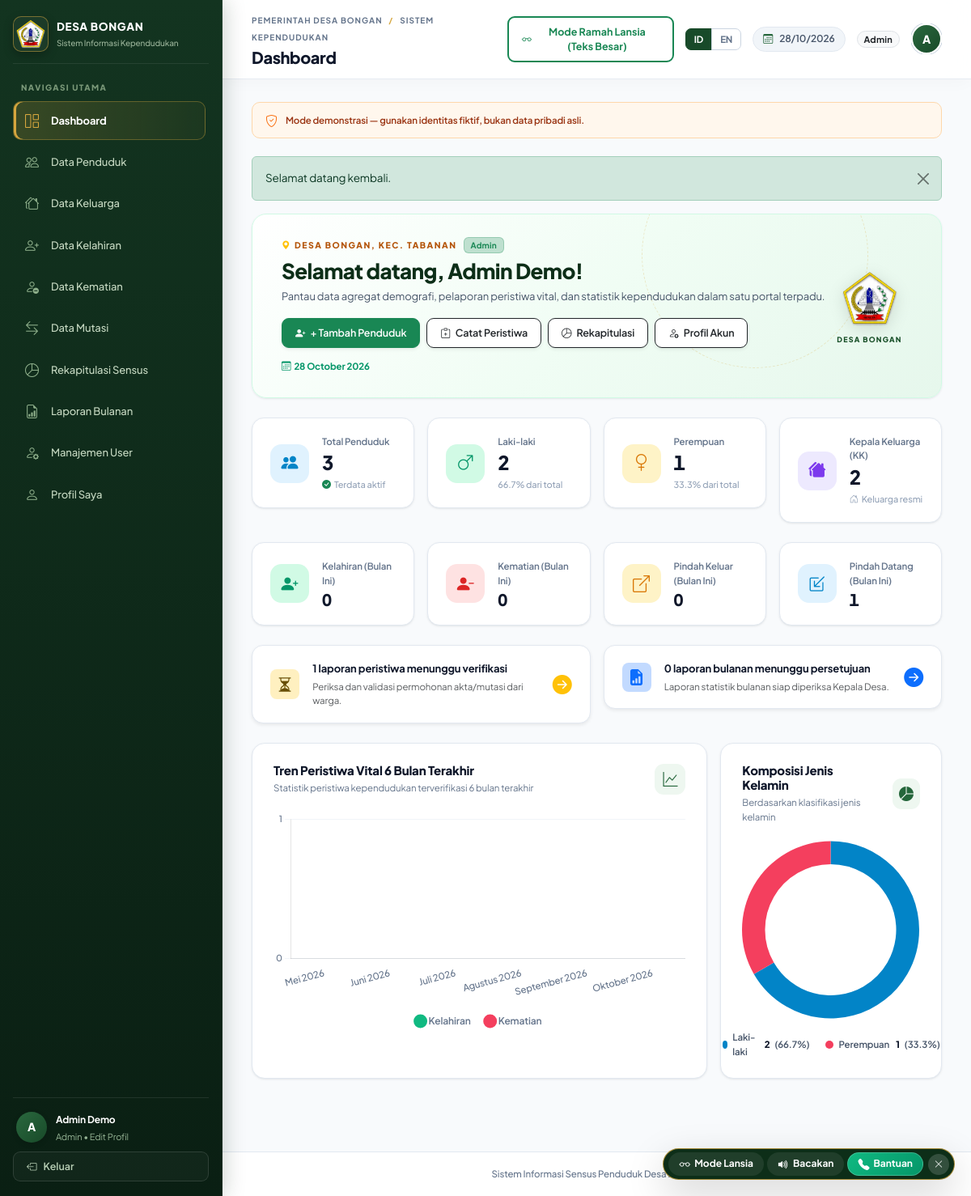
Page /index.php?page=dashboard (signed in) on the committed database.
### tables this page shows
CREATE TABLE IF NOT EXISTS users (
    id BIGINT UNSIGNED NOT NULL AUTO_INCREMENT,
    full_name VARCHAR(150) NOT NULL,
    username VARCHAR(80) NOT NULL,
    password_hash VARCHAR(255) NOT NULL,
    role ENUM('admin', 'kepala_desa', 'penduduk') NOT NULL,
    approval_status ENUM('pending', 'approved') NOT NULL DEFAULT 'approved',
    resident_id BIGINT UNSIGNED NULL,
    is_active TINYINT(1) NOT NULL DEFAULT 1,
    created_at TIMESTAMP NOT NULL DEFAULT CURRENT_TIMESTAMP,
    updated_at TIMESTAMP NOT NULL DEFAULT CURRENT_TIMESTAMP ON UPDATE CURRENT_TIMESTAMP,
    PRIMARY KEY (id),
    UNIQUE KEY uq_users_username (username),
    UNIQUE KEY uq_users_resident (resident_id),
    KEY idx_users_role_active_approval (role, is_active, approval_status),
    CONSTRAINT fk_users_resident FOREIGN KEY (resident_id)
        REFERENCES residents (id) ON DELETE SET NULL ON UPDATE CASCADE
);

### dashboard.php (the view, shortened to what the rows shown need)
<?php
$male = (int) $pdo->query('SELECT COUNT(*) FROM residents WHERE population_status="active" AND gender="Laki-laki"')->fetchColumn();
$female = (int) $pdo->query('SELECT COUNT(*) FROM residents WHERE population_status="active" AND gender="Perempuan"')->fetchColumn();
$chartLabels = [];
$birthChart = [];
$deathChart = [];
$monthly = $pdo->prepare('SELECT event_type, COUNT(*) AS total FROM population_events WHERE status="verified" AND event_type IN ("birth", "death") AND event_date >= ? AND event_date < ? GROUP BY event_type');
for ($offset = 5; $offset >= 0; $offset--) {
    $month = (new DateTimeImmutable('first day of this month'))->modify("-{$offset} months");
    $start = $month->format('Y-m-d');
    $end = $month->modify('+1 month')->format('Y-m-d');
    $monthly->execute([$start, $end]);
    $counts = array_column($monthly->fetchAll(), 'total', 'event_type');
    $chartLabels[] = month_name((int) $month->format('n')) . ' ' . $month->format('Y');
    $birthChart[] = (int) ($counts['birth'] ?? 0);
    $deathChart[] = (int) ($counts['death'] ?? 0);
}
?>
<div class="welcome-panel">
    <div class="welcome-copy">
        <div class="d-flex align-items-center gap-2 mb-1">
            <span class="eyebrow"><i class="bi bi-geo-alt-fill text-warning me-1"></i>DESA BONGAN, KEC. TABANAN</span>
            <span class="badge bg-success bg-opacity-25 text-success border border-success border-opacity-25 py-1 px-2" style="font-size: 10px;">
                <?= h(role_label($user['role'])) ?>
            </span>
        </div>
        <h2><?= h(__('dashboard.welcome')) ?>, <?= h($user['full_name']) ?>!</h2>
        <p><?= h(__('dashboard.subtitle')) ?></p>
        <div class="welcome-actions mt-3 d-flex flex-wrap gap-2">
            <?php if ($user['role'] === 'admin'): ?>
                <a href="index.php?page=residents#resident-form" class="btn btn-sm btn-success shadow-sm">
                </a>
                <a href="index.php?page=events&type=birth" class="btn btn-sm btn-outline-dark bg-white shadow-sm">
                </a>
                <a href="index.php?page=recap" class="btn btn-sm btn-outline-dark bg-white shadow-sm">
                </a>
                <a href="index.php?page=profile" class="btn btn-sm btn-outline-dark bg-white shadow-sm">
                </a>
            <?php endif; ?>
        </div>
        <span class="welcome-date"><i class="bi bi-calendar3 me-1"></i><?= h((new DateTimeImmutable())->format(current_lang() === 'en' ? 'M d, Y' : 'd F Y')) ?></span>
    </div>
</div>
<script>
window.sensusCharts = <?= json_encode([
    'labels' => $chartLabels,
    'births' => $birthChart,
    'deaths' => $deathChart,
    'male' => $male,
    'female' => $female,
    'labelBirth' => __('event.birth'),
    'labelDeath' => __('event.death'),
    'labelMale' => __('common.male'),
    'labelFemale' => __('common.female'),
], JSON_HEX_TAG | JSON_HEX_APOS | JSON_HEX_QUOT | JSON_HEX_AMP) ?>;
</script>

### header.php (shortened to what the rows shown need)
<!doctype html>
<html lang="<?= h(current_lang()) ?>">
<head>
    <link href="https://cdn.jsdelivr.net/npm/bootstrap@5.3.3/dist/css/bootstrap.min.css" rel="stylesheet">
    <link href="https://cdn.jsdelivr.net/npm/bootstrap-icons@1.11.3/font/bootstrap-icons.min.css" rel="stylesheet">
    <link href="assets/css/app.css?v=<?= asset_version('assets/css/app.css') ?>" rel="stylesheet">
</head>
<body>
<div class="app-shell">
    <aside class="sidebar" id="sidebar">
        <div class="sidebar-bottom">
            <a href="index.php?page=profile" class="user-mini text-decoration-none" title="<?= h(__('common.view_edit_profile')) ?>">
                <span class="avatar"><?= h(mb_strtoupper(mb_substr($user['full_name'], 0, 1))) ?></span>
                <span class="text-truncate">
                    <strong><?= h($user['full_name']) ?></strong>
                    <small class="d-flex align-items-center gap-1"><?= h(role_label($user['role'])) ?> &bull; <?= h(__('common.edit_profile')) ?></small>
                </span>
            </a>
        </div>
    </aside>
    <main class="main-area">
        <header class="topbar">
            <div class="page-heading">
                <h1><?= h($title) ?></h1>
            </div>
            <div class="topbar-right">
                <button type="button" class="btn btn-sm btn-outline-success border-2 fw-bold d-none d-md-inline-flex align-items-center gap-1" onclick="toggleSeniorMode()" title="<?= h(__('senior.mode_toggle')) ?>" id="topbarSeniorBtn">
                    <i class="bi bi-eyeglasses"></i> <span id="topbarSeniorText"><?= h(__('senior.mode_toggle')) ?></span>
                </button>
                <?= render_lang_switcher() ?>
                <span class="today"><i class="bi bi-calendar3 me-2"></i><?= h((new DateTimeImmutable())->format(current_lang() === 'en' ? 'M d, Y' : 'd/m/Y')) ?></span>
                <span class="badge rounded-pill bg-light text-dark border px-2 py-1 d-none d-md-inline-block"><?= h(role_label($user['role'])) ?></span>
                <div class="dropdown user-dropdown">
                    <button class="btn p-0 border-0 top-avatar-btn" type="button" data-bs-toggle="dropdown" aria-expanded="false" title="<?= h($user['full_name']) ?> (<?= h(role_label($user['role'])) ?>)">
                        <span class="top-avatar"><?= h(mb_strtoupper(mb_substr($user['full_name'], 0, 1))) ?></span>
                    </button>
                </div>
            </div>
        </header>
        <section class="content-area">

### rows in the picture
users: full_name "A", full_name "Admin Demo", role "Admin"

### other values in the picture
__('app.subname') "Sistem Informasi Kependudukan"
__('nav.main') "NAVIGASI UTAMA"
$label "Dashboard"
$label "Data Penduduk"
$label "Data Keluarga"
$label "Data Kelahiran"
$label "Data Kematian"
$label "Data Mutasi"
$label "Rekapitulasi Sensus"
$label "Laporan Bulanan"
$label "Manajemen User"
$label "Profil Saya"
__('common.edit_profile') "Edit Profil"
__('nav.logout') "Keluar"
__('app.agency') "PEMERINTAH DESA BONGAN"
